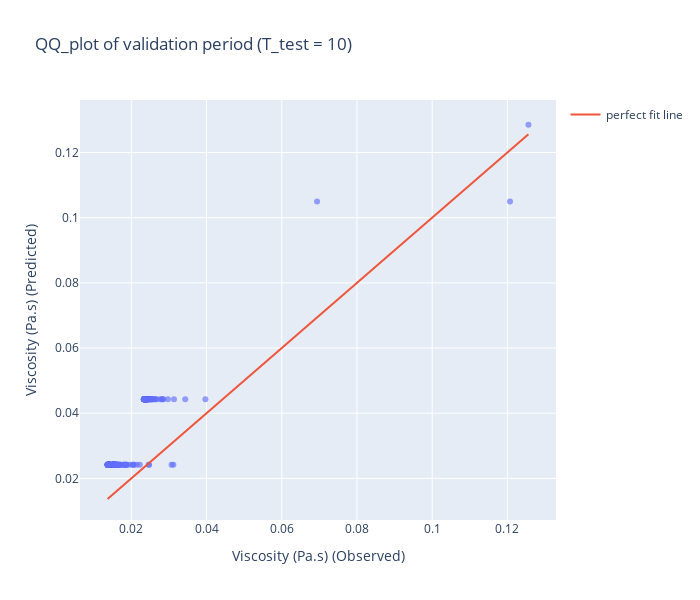
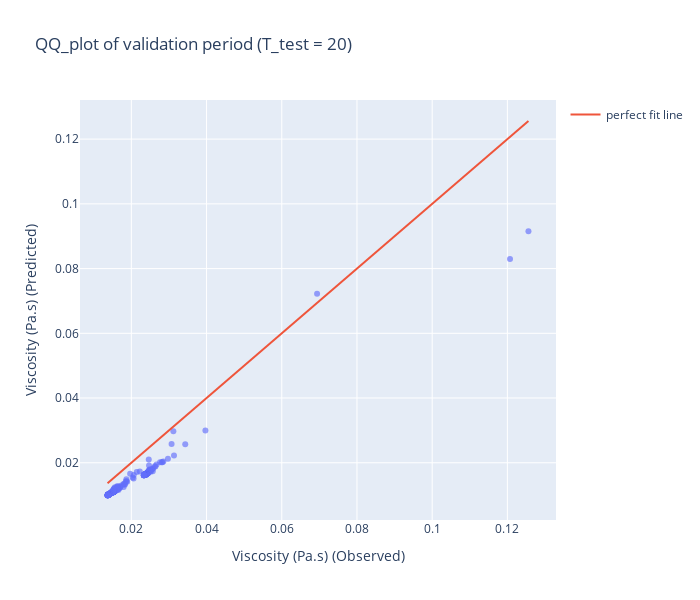
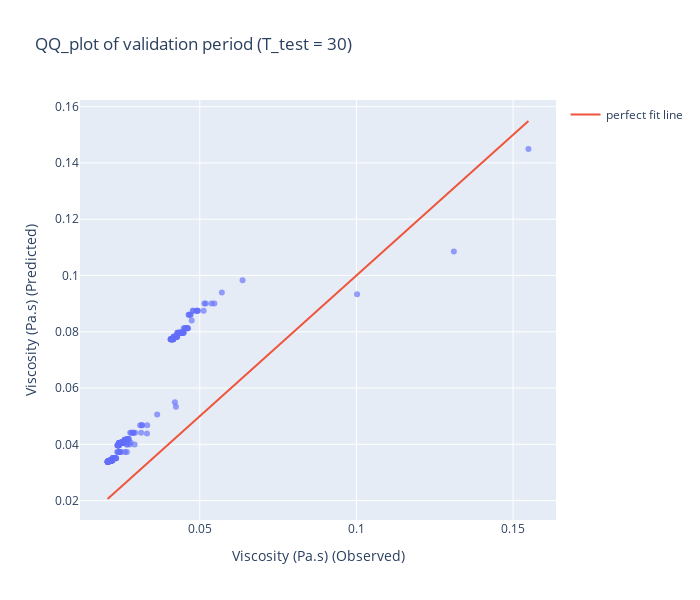
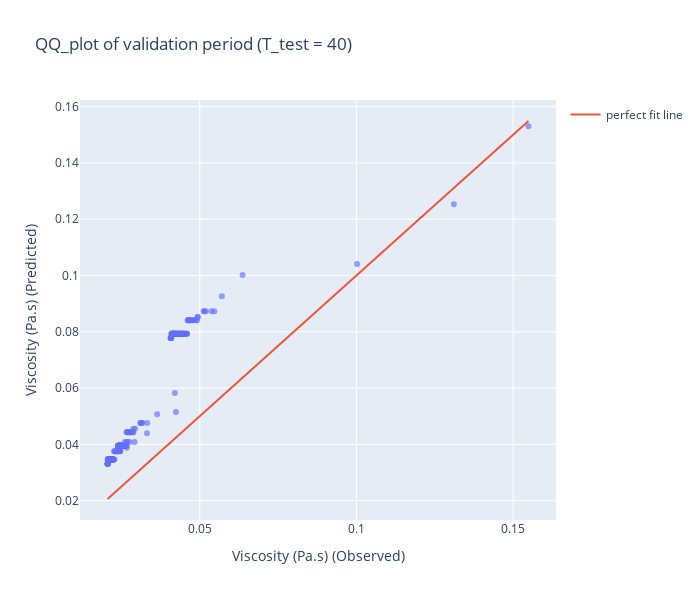

Notebook cell for these charts, in order:
### Markdown cell above
## Validation scores

### Code cell
for temp in temp_values:
    config = {
        "toImageButtonOptions": {
            "scale": 6,  # Multiply title/legend/axis/canvas sizes by this factor
        }
    }
    graph_perf[temp]["validation_scores"].update_layout(width=700, height=600).show(config=config)

### Figure 1 — Plotly figure (JSON) as saved in the notebook; plotly's stock layout.template omitted (floating-point values rounded to 4 significant figures; data arrays with more than 128 entries replaced by an {"elided": "..."} marker saying what was removed)
{"data": [{"customdata": {"elided": "258x3 float values"}, "hovertemplate": "Viscosity (Pa.s) (Observed)=%{x}<br>Viscosity (Pa.s) (Predicted)=%{y}<br>Shear rate (1/s)=%{customdata[0]}<br>Temperature (°C)=%{customdata[1]}<br>Liquid density (20°C)=%{customdata[2]}<extra></extra>", "legendgroup": "", "marker": {"color": "#636efa", "opacity": 0.65, "symbol": "circle"}, "mode": "markers", "name": "", "orientation": "v", "showlegend": false, "type": "scatter", "x": {"elided": "258 float values"}, "xaxis": "x", "y": {"elided": "258 float values"}, "yaxis": "y"}, {"mode": "lines", "name": "perfect fit line", "type": "scatter", "x": [0.01367, 0.1256], "y": [0.01367, 0.1256]}], "layout": {"height": 600, "legend": {"tracegroupgap": 0}, "title": {"text": "QQ_plot of validation period (T_test = 10)"}, "width": 700, "xaxis": {"anchor": "y", "domain": [0, 1], "title": {"text": "Viscosity (Pa.s) (Observed)"}}, "yaxis": {"anchor": "x", "domain": [0, 1], "title": {"text": "Viscosity (Pa.s) (Predicted)"}}}}

### Figure 2 — Plotly figure (JSON) as saved in the notebook; plotly's stock layout.template omitted (floating-point values rounded to 4 significant figures; data arrays with more than 128 entries replaced by an {"elided": "..."} marker saying what was removed)
{"data": [{"customdata": {"elided": "258x3 float values"}, "hovertemplate": "Viscosity (Pa.s) (Observed)=%{x}<br>Viscosity (Pa.s) (Predicted)=%{y}<br>Shear rate (1/s)=%{customdata[0]}<br>Temperature (°C)=%{customdata[1]}<br>Liquid density (20°C)=%{customdata[2]}<extra></extra>", "legendgroup": "", "marker": {"color": "#636efa", "opacity": 0.65, "symbol": "circle"}, "mode": "markers", "name": "", "orientation": "v", "showlegend": false, "type": "scatter", "x": {"elided": "258 float values"}, "xaxis": "x", "y": {"elided": "258 float values"}, "yaxis": "y"}, {"mode": "lines", "name": "perfect fit line", "type": "scatter", "x": [0.01367, 0.1256], "y": [0.01367, 0.1256]}], "layout": {"height": 600, "legend": {"tracegroupgap": 0}, "title": {"text": "QQ_plot of validation period (T_test = 20)"}, "width": 700, "xaxis": {"anchor": "y", "domain": [0, 1], "title": {"text": "Viscosity (Pa.s) (Observed)"}}, "yaxis": {"anchor": "x", "domain": [0, 1], "title": {"text": "Viscosity (Pa.s) (Predicted)"}}}}

### Figure 3 — Plotly figure (JSON) as saved in the notebook; plotly's stock layout.template omitted (floating-point values rounded to 4 significant figures; data arrays with more than 128 entries replaced by an {"elided": "..."} marker saying what was removed)
{"data": [{"customdata": {"elided": "258x3 float values"}, "hovertemplate": "Viscosity (Pa.s) (Observed)=%{x}<br>Viscosity (Pa.s) (Predicted)=%{y}<br>Shear rate (1/s)=%{customdata[0]}<br>Temperature (°C)=%{customdata[1]}<br>Liquid density (20°C)=%{customdata[2]}<extra></extra>", "legendgroup": "", "marker": {"color": "#636efa", "opacity": 0.65, "symbol": "circle"}, "mode": "markers", "name": "", "orientation": "v", "showlegend": false, "type": "scatter", "x": {"elided": "258 float values"}, "xaxis": "x", "y": {"elided": "258 float values"}, "yaxis": "y"}, {"mode": "lines", "name": "perfect fit line", "type": "scatter", "x": [0.02056, 0.1549], "y": [0.02056, 0.1549]}], "layout": {"height": 600, "legend": {"tracegroupgap": 0}, "title": {"text": "QQ_plot of validation period (T_test = 30)"}, "width": 700, "xaxis": {"anchor": "y", "domain": [0, 1], "title": {"text": "Viscosity (Pa.s) (Observed)"}}, "yaxis": {"anchor": "x", "domain": [0, 1], "title": {"text": "Viscosity (Pa.s) (Predicted)"}}}}

### Figure 4 — Plotly figure (JSON) as saved in the notebook; plotly's stock layout.template omitted (floating-point values rounded to 4 significant figures; data arrays with more than 128 entries replaced by an {"elided": "..."} marker saying what was removed)
{"data": [{"customdata": {"elided": "258x3 float values"}, "hovertemplate": "Viscosity (Pa.s) (Observed)=%{x}<br>Viscosity (Pa.s) (Predicted)=%{y}<br>Shear rate (1/s)=%{customdata[0]}<br>Temperature (°C)=%{customdata[1]}<br>Liquid density (20°C)=%{customdata[2]}<extra></extra>", "legendgroup": "", "marker": {"color": "#636efa", "opacity": 0.65, "symbol": "circle"}, "mode": "markers", "name": "", "orientation": "v", "showlegend": false, "type": "scatter", "x": {"elided": "258 float values"}, "xaxis": "x", "y": {"elided": "258 float values"}, "yaxis": "y"}, {"mode": "lines", "name": "perfect fit line", "type": "scatter", "x": [0.02056, 0.1549], "y": [0.02056, 0.1549]}], "layout": {"height": 600, "legend": {"tracegroupgap": 0}, "title": {"text": "QQ_plot of validation period (T_test = 40)"}, "width": 700, "xaxis": {"anchor": "y", "domain": [0, 1], "title": {"text": "Viscosity (Pa.s) (Observed)"}}, "yaxis": {"anchor": "x", "domain": [0, 1], "title": {"text": "Viscosity (Pa.s) (Predicted)"}}}}
